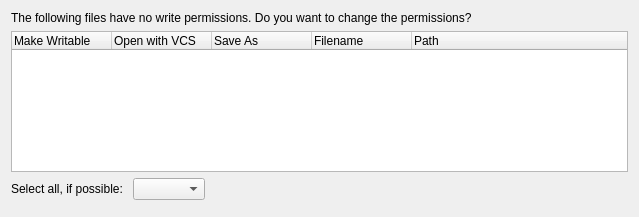
<?xml version="1.0" encoding="UTF-8"?>
<ui version="4.0">
 <class>Orca::Plugin::Core::ReadOnlyFilesDialog</class>
 <widget class="QDialog" name="Orca::Plugin::Core::ReadOnlyFilesDialog">
  <property name="geometry">
   <rect>
    <x>0</x>
    <y>0</y>
    <width>639</width>
    <height>217</height>
   </rect>
  </property>
  <property name="windowTitle">
   <string>Files Without Write Permissions</string>
  </property>
  <layout class="QVBoxLayout" name="verticalLayout">
   <item>
    <widget class="QLabel" name="msgLabel">
     <property name="text">
      <string>The following files have no write permissions. Do you want to change the permissions?</string>
     </property>
    </widget>
   </item>
   <item>
    <widget class="QTreeWidget" name="treeWidget">
     <property name="selectionMode">
      <enum>QAbstractItemView::NoSelection</enum>
     </property>
     <property name="textElideMode">
      <enum>Qt::ElideLeft</enum>
     </property>
     <property name="indentation">
      <number>0</number>
     </property>
     <property name="uniformRowHeights">
      <bool>true</bool>
     </property>
     <property name="itemsExpandable">
      <bool>false</bool>
     </property>
     <property name="columnCount">
      <number>5</number>
     </property>
     <column>
      <property name="text">
       <string>Make Writable</string>
      </property>
     </column>
     <column>
      <property name="text">
       <string>Open with VCS</string>
      </property>
     </column>
     <column>
      <property name="text">
       <string>Save As</string>
      </property>
     </column>
     <column>
      <property name="text">
       <string notr="true">Filename</string>
      </property>
     </column>
     <column>
      <property name="text">
       <string>Path</string>
      </property>
     </column>
    </widget>
   </item>
   <item>
    <layout class="QHBoxLayout" name="setAllLayout">
     <item>
      <widget class="QLabel" name="setAllLabel">
       <property name="text">
        <string>Select all, if possible: </string>
       </property>
      </widget>
     </item>
     <item>
      <widget class="QComboBox" name="setAll"/>
     </item>
     <item>
      <spacer name="horizontalSpacer">
       <property name="orientation">
        <enum>Qt::Horizontal</enum>
       </property>
       <property name="sizeHint" stdset="0">
        <size>
         <width>40</width>
         <height>20</height>
        </size>
       </property>
      </spacer>
     </item>
    </layout>
   </item>
   <item>
    <widget class="QDialogButtonBox" name="buttonBox">
     <property name="orientation">
      <enum>Qt::Horizontal</enum>
     </property>
     <property name="standardButtons">
      <set>QDialogButtonBox::NoButton</set>
     </property>
    </widget>
   </item>
  </layout>
 </widget>
 <resources/>
 <connections>
  <connection>
   <sender>buttonBox</sender>
   <signal>accepted()</signal>
   <receiver>Orca::Plugin::Core::ReadOnlyFilesDialog</receiver>
   <slot>accept()</slot>
   <hints>
    <hint type="sourcelabel">
     <x>248</x>
     <y>254</y>
    </hint>
    <hint type="destinationlabel">
     <x>157</x>
     <y>274</y>
    </hint>
   </hints>
  </connection>
  <connection>
   <sender>buttonBox</sender>
   <signal>rejected()</signal>
   <receiver>Orca::Plugin::Core::ReadOnlyFilesDialog</receiver>
   <slot>reject()</slot>
   <hints>
    <hint type="sourcelabel">
     <x>316</x>
     <y>260</y>
    </hint>
    <hint type="destinationlabel">
     <x>286</x>
     <y>274</y>
    </hint>
   </hints>
  </connection>
 </connections>
</ui>
